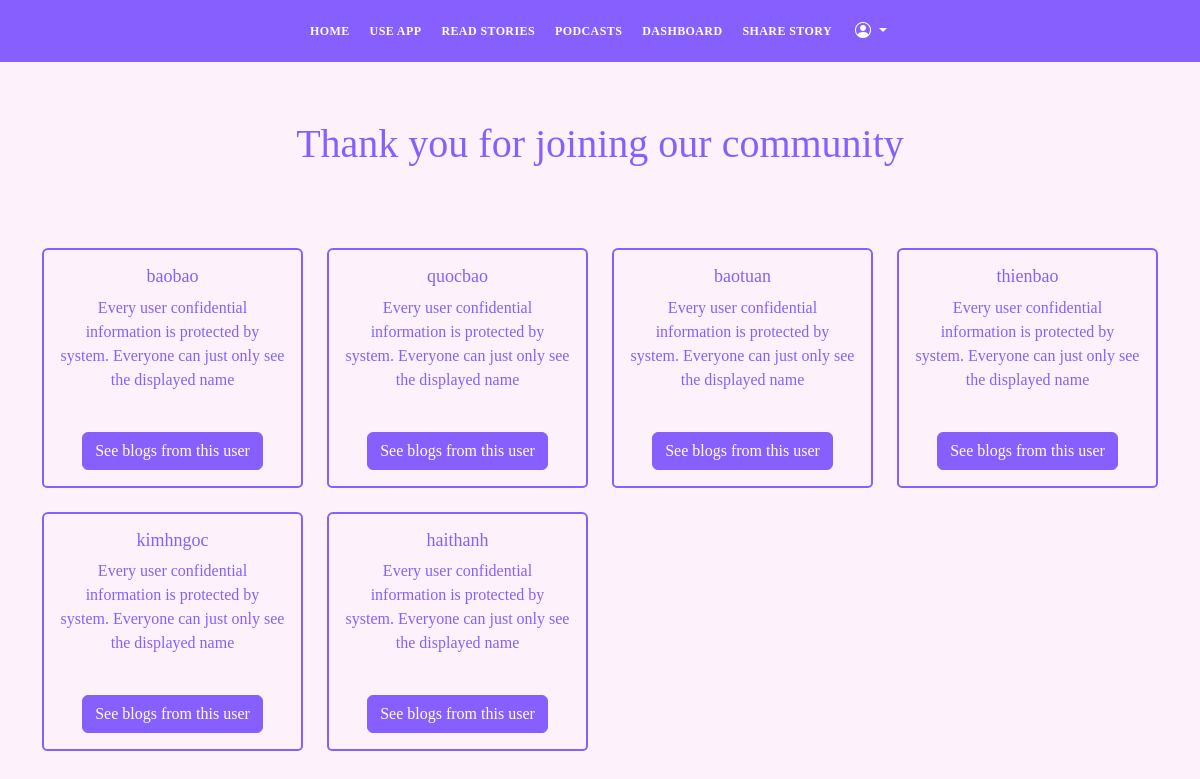
The page /all_users (signed in) on the database as committed earlier.
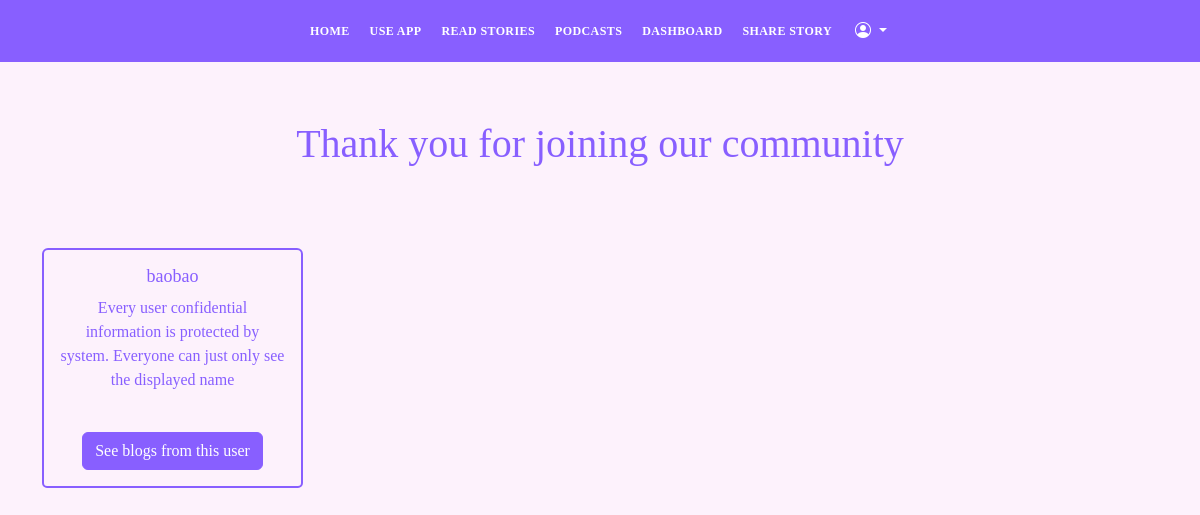
The same page on the database as committed later.
### app.py (models this page shows, shortened)
class Users(db.Model, UserMixin):
    id = db.Column(db.Integer, primary_key=True)
    name = db.Column(db.String(200), nullable=False)
    email =  db.Column(db.String(120), nullable=False, unique=True)
    user_name = db.Column(db.String(120), nullable=False)
    password_hash = db.Column(db.String(200))
    posts = db.relationship('Blogs', backref='poster')
    comments = db.relationship('Comments', backref='commenter')
    reacts = db.relationship('Reactions', backref='reacter')
    bookmarks = db.relationship('BookMarks', backref='bookmarker')
    @property
    def password():
        raise AttributeError('password is not a readable attribute')
    date_added = db.Column(db.DateTime, default=datetime.utcnow)

### app.py (the view)
@app.route("/all_users", methods=["GET", "POST"])
@login_required
def all_users():
    all_users = Users.query.order_by(Users.date_added)
    return render_template("all_users.html", all_users=all_users)

### app.py (called while the page is built)
@app.context_processor
def base():
    form = SearchForm()
    return dict(form=form)

@login_manager.user_loader
def load_user(user_id):
    return Users.query.get(int(user_id))

### templates/all_users.html (shortened to what this page needs)
{% include 'navbar.html' %}
<div id="hero" class="hero route bg-image">
    <div class="hero-content display-table">
        <div class="table-cell-2">
            <h1 class="text-purple">Thank you for joining our community</h1>
            <div class="container">
                <br>
                <div class="row mt-4">
                    {% for user in all_users %}
                            <div class="col-3 mt-4">
                                <div class="card card-primary-color" style="max-width: 19rem;">
                                <div class="card-body">
                                    <h5 class="card-title">{{user.user_name}}</h5>
                                    <p class="card-text">Every user confidential information is protected by system. Everyone can just only see the displayed name</p>
                                    <br>
                                    <a href="{{url_for('other_user_blogs', id=user.id)}}" class="btn btn-primary">See blogs from this user</a>
                                </div>
                            </div>
                        </div>
                    {% endfor %}
                </div>
            </div>
        </div>
    </div>
</div>

Rows that differ between the two databases and show on the page:
removed Users: user_name "quocbao"
removed Users: user_name "baotuan"
removed Users: user_name "thienbao"
removed Users: user_name "kimhngoc"
removed Users: user_name "haithanh"
